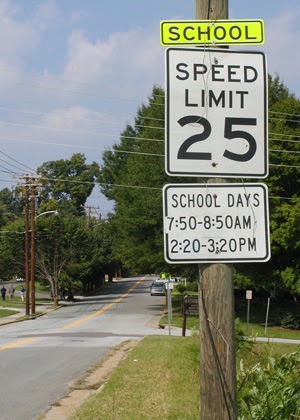
#> input picture assets/25_SL_school.png, 300 x 420 px, given in place of the camera
$ python video_practice.py
#> lines starting #> are read from the running program, lines starting #| are printed output that depends on the picture; after the words box and inside, x2 and y2 are one past the last pixel; in counts of white or black regions, pixels touching at a corner belong together
import numpy as np
import cv2

def main():
    capture = cv2.VideoCapture(0)

    while True:
        frame_returned, frame = capture.read() # if the frame returned or not, the frame
#> frame is the input picture: shape (420, 300, 3); mean B, G, R 116.4, 131.1, 127.6
        width = int(capture.get(3))
        height = int(capture.get(4)) # 4 is the 3rd property of a capture, look up documentation for more properties

        # Hue Saturation Value
        hsv = cv2.cvtColor(frame, cv2.COLOR_BGR2HSV) # BGR to HSV
#> hsv: shape (420, 300, 3); mean H, S, V 54.7, 69.3, 138.6
        lower_blue = np.array([90, 50, 50])
        upper_blue = np.array([130, 255, 255])

        mask = cv2.inRange(hsv, lower_blue, upper_blue)
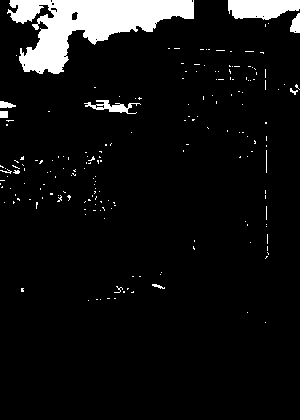
#> mask: shape (420, 300); 7.1% white; 191 white regions (180 under 20 px), largest, box (x1, y1, x2, y2) and area: (7, 0, 194, 74) 6532, (228, 0, 300, 20) 1147, (84, 100, 141, 114) 311
        result = cv2.bitwise_and(frame, frame, mask=mask)
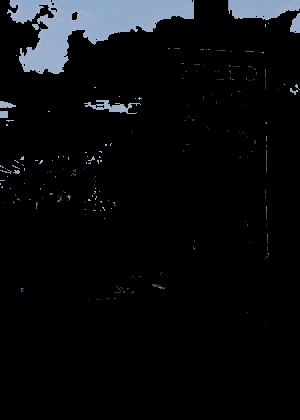
#> result: shape (420, 300, 3); mean B, G, R 13.9, 12, 10.5

        cv2.imshow('Video Frame', result)
        cv2.imshow('mask', mask)

        if(cv2.waitKey(1) == ord('q')):
#> (key q is pressed here)
            break

    capture.release()
    cv2.destroyAllWindows()

if __name__ == "__main__":
    main()

$ run again, on assets/35_SL_turn.png
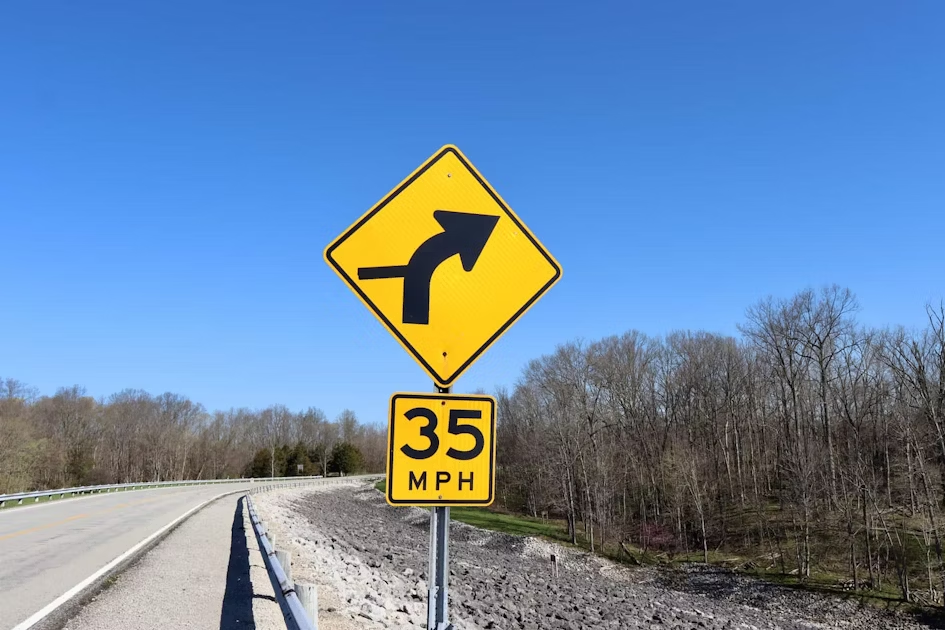
#> input picture assets/35_SL_turn.png, 945 x 630 px, given in place of the camera
#> in main, frame is the input picture: shape (630, 945, 3); mean B, G, R 169.1, 135.7, 106.1
#> hsv: shape (630, 945, 3); mean H, S, V 77.8, 115.3, 184.2
#> in main, `mask = cv2.inRange(hsv, lower_blue, upper_blue)`:
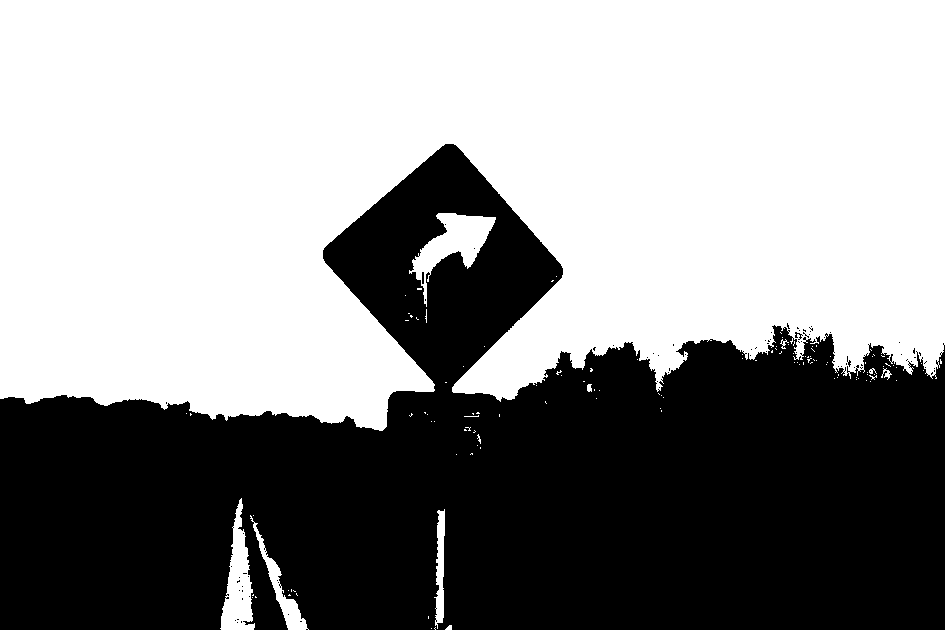
#> mask: shape (630, 945); 56.8% white; 80 black regions (77 under 20 px), largest, box (x1, y1, x2, y2) and area: (0, 144, 945, 630) 257161, (795, 332, 803, 340) 27, (422, 272, 424, 284) 24
#> in main, `result = cv2.bitwise_and(frame, frame, mask=mask)`:
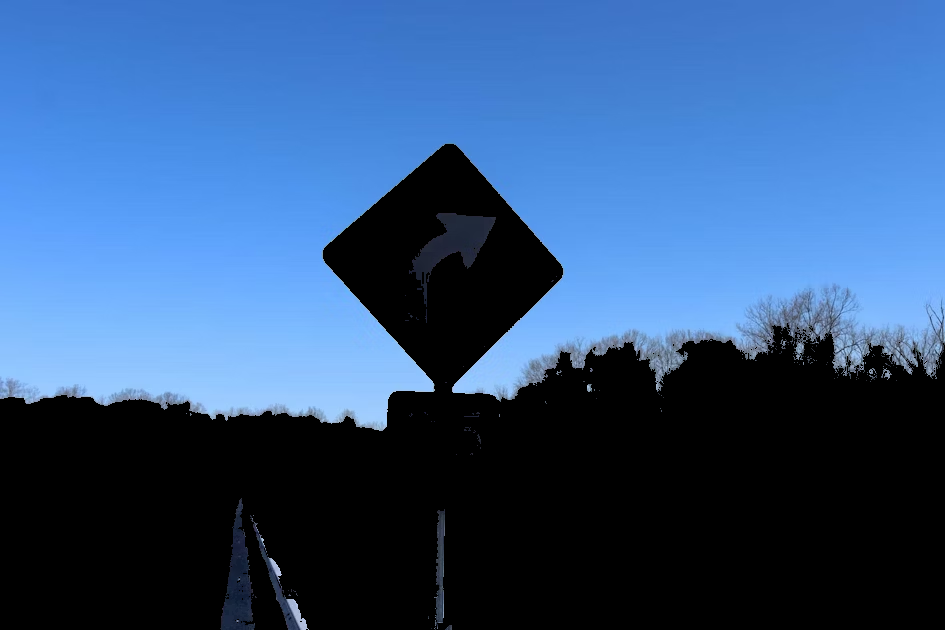
#> result: shape (630, 945, 3); mean B, G, R 127.6, 83.9, 50.1
